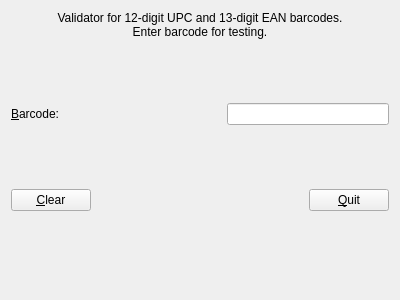
<?xml version="1.0" encoding="UTF-8"?>
<ui version="4.0">
 <class>Widget</class>
 <widget class="QWidget" name="Widget">
  <property name="windowModality">
   <enum>Qt::NonModal</enum>
  </property>
  <property name="geometry">
   <rect>
    <x>0</x>
    <y>0</y>
    <width>400</width>
    <height>300</height>
   </rect>
  </property>
  <property name="sizePolicy">
   <sizepolicy hsizetype="Preferred" vsizetype="Preferred">
    <horstretch>0</horstretch>
    <verstretch>0</verstretch>
   </sizepolicy>
  </property>
  <property name="windowTitle">
   <string>Widget</string>
  </property>
  <layout class="QVBoxLayout" name="verticalLayout">
   <item>
    <widget class="QLabel" name="label_3">
     <property name="text">
      <string>Validator for 12-digit UPC and 13-digit EAN barcodes.
Enter barcode for testing.</string>
     </property>
     <property name="alignment">
      <set>Qt::AlignCenter</set>
     </property>
    </widget>
   </item>
   <item>
    <spacer name="verticalSpacer_2">
     <property name="orientation">
      <enum>Qt::Vertical</enum>
     </property>
     <property name="sizeHint" stdset="0">
      <size>
       <width>20</width>
       <height>44</height>
      </size>
     </property>
    </spacer>
   </item>
   <item>
    <layout class="QHBoxLayout" name="horizontalLayout">
     <item>
      <widget class="QLabel" name="label">
       <property name="text">
        <string>&amp;Barcode:</string>
       </property>
       <property name="buddy">
        <cstring>lineEdit</cstring>
       </property>
      </widget>
     </item>
     <item>
      <spacer name="horizontalSpacer">
       <property name="orientation">
        <enum>Qt::Horizontal</enum>
       </property>
       <property name="sizeHint" stdset="0">
        <size>
         <width>40</width>
         <height>20</height>
        </size>
       </property>
      </spacer>
     </item>
     <item>
      <widget class="QLineEdit" name="lineEdit"/>
     </item>
    </layout>
   </item>
   <item>
    <spacer name="verticalSpacer">
     <property name="orientation">
      <enum>Qt::Vertical</enum>
     </property>
     <property name="sizeHint" stdset="0">
      <size>
       <width>20</width>
       <height>45</height>
      </size>
     </property>
    </spacer>
   </item>
   <item>
    <layout class="QHBoxLayout" name="horizontalLayout_2">
     <item>
      <widget class="QPushButton" name="pushButton">
       <property name="text">
        <string>&amp;Clear</string>
       </property>
      </widget>
     </item>
     <item>
      <spacer name="horizontalSpacer_2">
       <property name="orientation">
        <enum>Qt::Horizontal</enum>
       </property>
       <property name="sizeHint" stdset="0">
        <size>
         <width>40</width>
         <height>20</height>
        </size>
       </property>
      </spacer>
     </item>
     <item>
      <widget class="QPushButton" name="pushButton_2">
       <property name="text">
        <string>&amp;Quit</string>
       </property>
      </widget>
     </item>
    </layout>
   </item>
   <item>
    <spacer name="verticalSpacer_3">
     <property name="orientation">
      <enum>Qt::Vertical</enum>
     </property>
     <property name="sizeHint" stdset="0">
      <size>
       <width>20</width>
       <height>44</height>
      </size>
     </property>
    </spacer>
   </item>
   <item>
    <widget class="QLabel" name="label_2">
     <property name="text">
      <string/>
     </property>
     <property name="alignment">
      <set>Qt::AlignCenter</set>
     </property>
    </widget>
   </item>
  </layout>
 </widget>
 <layoutdefault spacing="6" margin="11"/>
 <resources/>
 <connections>
  <connection>
   <sender>pushButton</sender>
   <signal>clicked()</signal>
   <receiver>lineEdit</receiver>
   <slot>clear()</slot>
   <hints>
    <hint type="sourcelabel">
     <x>49</x>
     <y>254</y>
    </hint>
    <hint type="destinationlabel">
     <x>310</x>
     <y>45</y>
    </hint>
   </hints>
  </connection>
  <connection>
   <sender>pushButton_2</sender>
   <signal>clicked()</signal>
   <receiver>Widget</receiver>
   <slot>close()</slot>
   <hints>
    <hint type="sourcelabel">
     <x>349</x>
     <y>254</y>
    </hint>
    <hint type="destinationlabel">
     <x>199</x>
     <y>149</y>
    </hint>
   </hints>
  </connection>
  <connection>
   <sender>pushButton</sender>
   <signal>clicked()</signal>
   <receiver>label_2</receiver>
   <slot>clear()</slot>
   <hints>
    <hint type="sourcelabel">
     <x>49</x>
     <y>254</y>
    </hint>
    <hint type="destinationlabel">
     <x>199</x>
     <y>282</y>
    </hint>
   </hints>
  </connection>
  <connection>
   <sender>pushButton</sender>
   <signal>clicked()</signal>
   <receiver>lineEdit</receiver>
   <slot>setFocus()</slot>
   <hints>
    <hint type="sourcelabel">
     <x>49</x>
     <y>201</y>
    </hint>
    <hint type="destinationlabel">
     <x>310</x>
     <y>115</y>
    </hint>
   </hints>
  </connection>
 </connections>
</ui>
